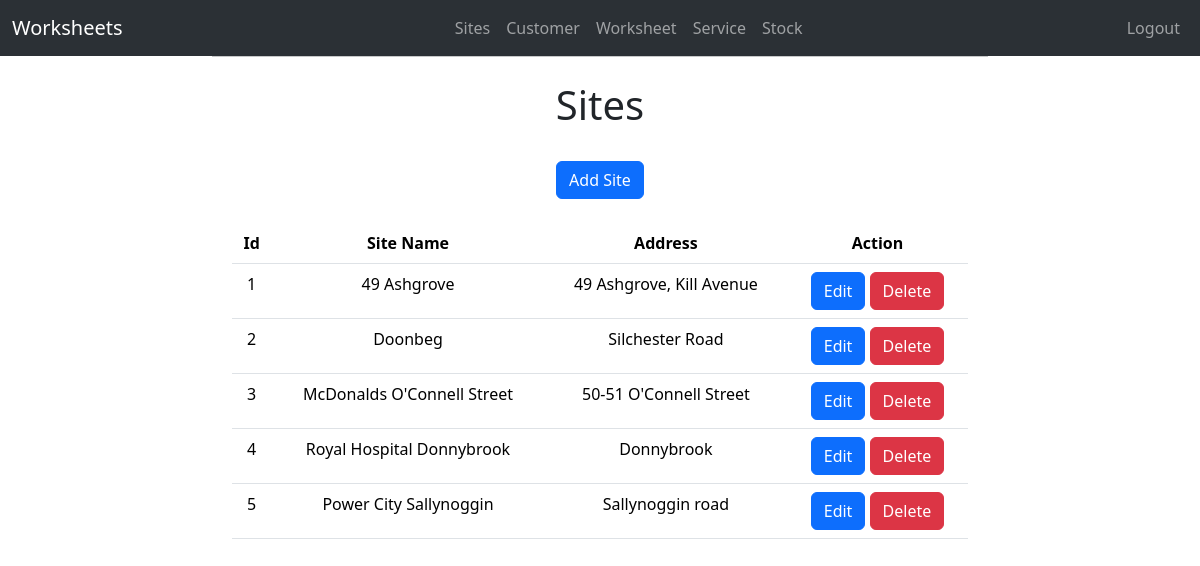
The app's page / (signed in) with its own data.
### workforms/models.py (models this page shows, shortened)
class Site(models.Model):
    site_name = models.CharField(max_length=40)
    address = models.CharField(max_length=40, blank=True)
    town = models.CharField(max_length=40, blank=True)
    county = models.CharField(max_length=40, blank=True)
    country = models.CharField(max_length=40, blank=True)
    aircode = models.CharField(max_length=40, blank=True)

### workforms/views.py (the view)
# urls.py: path('', sites, name='Sites'),
@login_required
def sites(request):
    sites = Site.objects.all()
    return render(request, 'sites.html', {'sites': sites})

### workforms/templates/sites.html
{% extends 'base.html' %}
{% block content %}
<div class="text-center" style="margin: 20px;">
  <h1 >Sites</h1>
  <br>
  <a class="btn btn-primary" href="/sites/add_site" role="button">Add Site</a>
  <br>
  <br>
    <table class="table">
  <thead>
    <tr>
      <th scope="col">Id</th>
      <th scope="col">Site Name</th>
      <th scope="col">Address</th>
      <th scope="col">Action</th>
    </tr>
  </thead>
  <tbody>
    {% for x in sites %}
    <tr>
      <td>{{ x.id }}</td>
      <td>{{ x.site_name }}</td>
      <td>{{ x.address }}</td>
      <td><a class="btn btn-primary" href="/site/edit_site/{{ x.id }}" role="button">Edit</a>
          <a class="btn btn-danger" href="/site/delete_site/{{ x.id }}" role="button" onclick="return confirm('Are you sure you want to delete this Site?');">Delete</a>
      </td>
    </tr>
    {% endfor %}
  </tbody>
</table>
{% endblock %}

### records on screen
Site: id "1", site_name "49 Ashgrove", address "49 Ashgrove, Kill Avenue"
Site: id "2", site_name "Doonbeg", address "Silchester Road"
Site: id "3", site_name "McDonalds O'Connell Street", address "50-51 O'Connell Street"
Site: id "4", site_name "Royal Hospital Donnybrook", address "Donnybrook"
Site: id "5", site_name "Power City Sallynoggin", address "Sallynoggin road"
